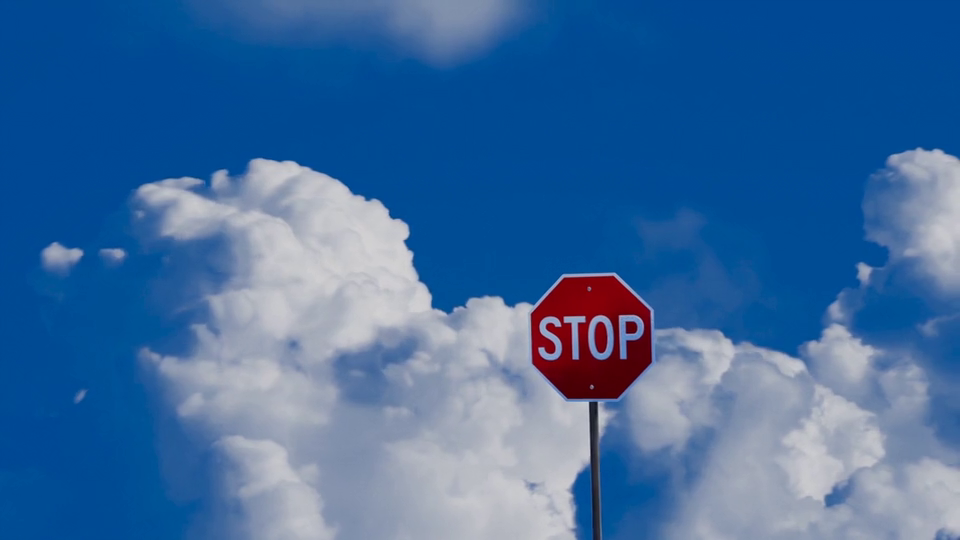
#> input picture frame 99 of stopSign.mp4, 960 x 540 px
$ python detectStopSign.py
#> lines starting #> are read from the running program, lines starting #| are printed output that depends on the picture; after the words box and inside, x2 and y2 are one past the last pixel; in counts of white or black regions, pixels touching at a corner belong together
import numpy as np
from cv2 import cv2
import os
from time import sleep


cascade = cv2.CascadeClassifier('cascade.xml')
video = cv2.VideoCapture('stopSign.mp4')   #<- Video Path

while True:
    if not video.isOpened():
        print("There's no video!")
        sleep(5)
        pass

    ret, frame = video.read()
#> frame is the input picture: shape (540, 960, 3); mean B, G, R 158.3, 107.5, 62.5

    gray_frame = cv2.cvtColor(frame, cv2.COLOR_BGR2GRAY)
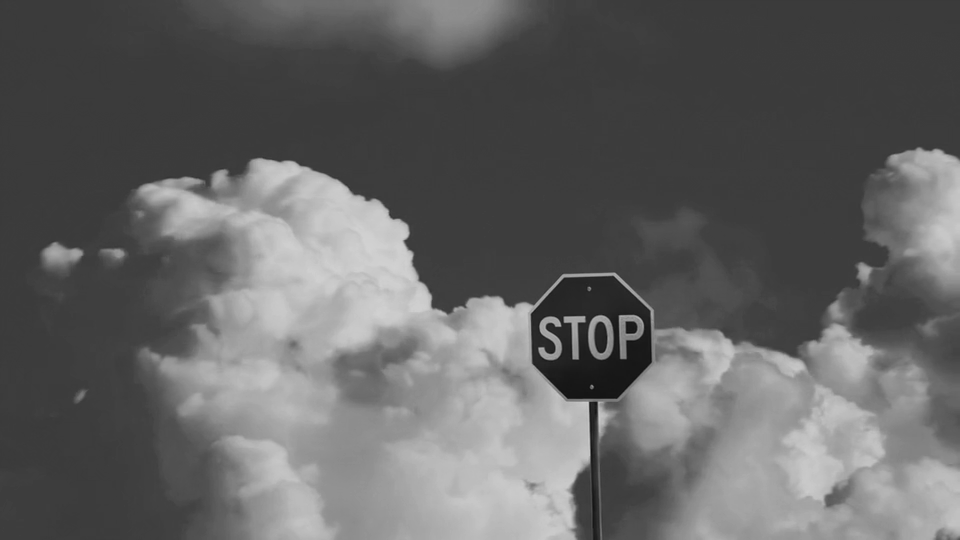
#> gray_frame: shape (540, 960); min 16, max 211, mean 99.7

    objectDetection = cascade.detectMultiScale(gray_frame, scaleFactor=1.1, minNeighbors=3, minSize=(24,24))
#> objectDetection = [[522, 268, 138, 138]]

    for(x, y, w, h) in objectDetection:
        cv2.rectangle(frame, (x,y), (x+w, y+h), (255,0,255), 2)
        rectCenterYaw = (x + (w/2))
        rectCenterPitch = (y + (h/2))
#> this loop made 1 pass
#> (x, y, w, h, rectCenterYaw, rectCenterPitch) on pass 1: (522, 268, 138, 138, 591, 337)
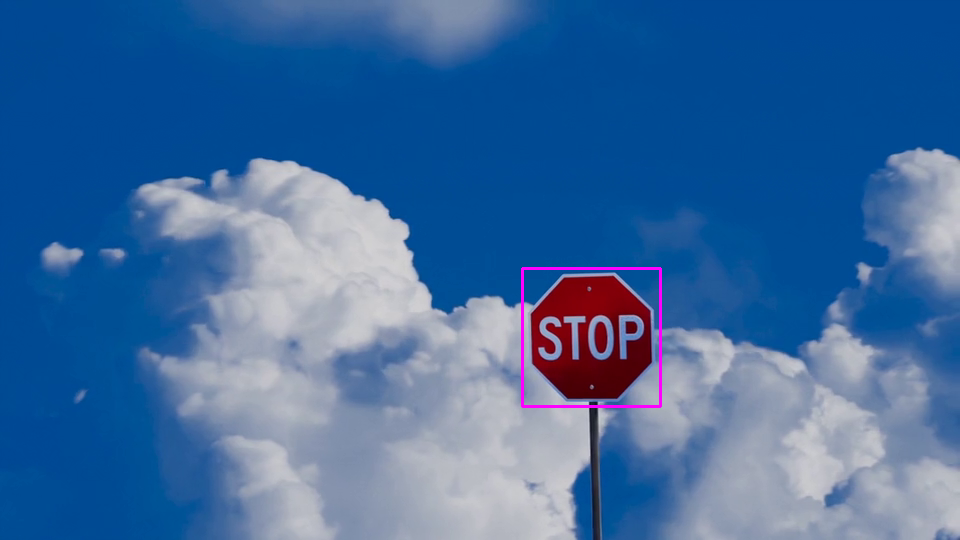
#> frame: shape (540, 960, 3); 0.32% of pixels changed, all inside (x1, y1, x2, y2) = (521, 267, 662, 408)

    cv2.imshow('Video', frame)

    if(cv2.waitKey(1) == ord('q')):
#> (key q is pressed here)
        break


video.release()
cv2.destroyAllWindows()

$ run again, starting later in the video
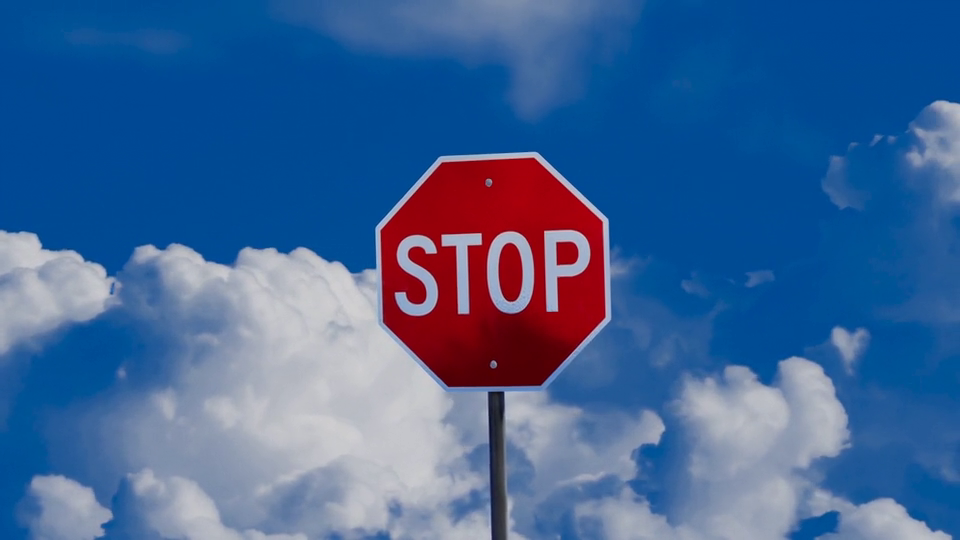
#> input picture frame 448 of stopSign.mp4, 960 x 540 px
#> frame is the input picture: shape (540, 960, 3); mean B, G, R 150.1, 100.5, 64.2
#> `gray_frame = cv2.cvtColor(frame, cv2.COLOR_BGR2GRAY)`:
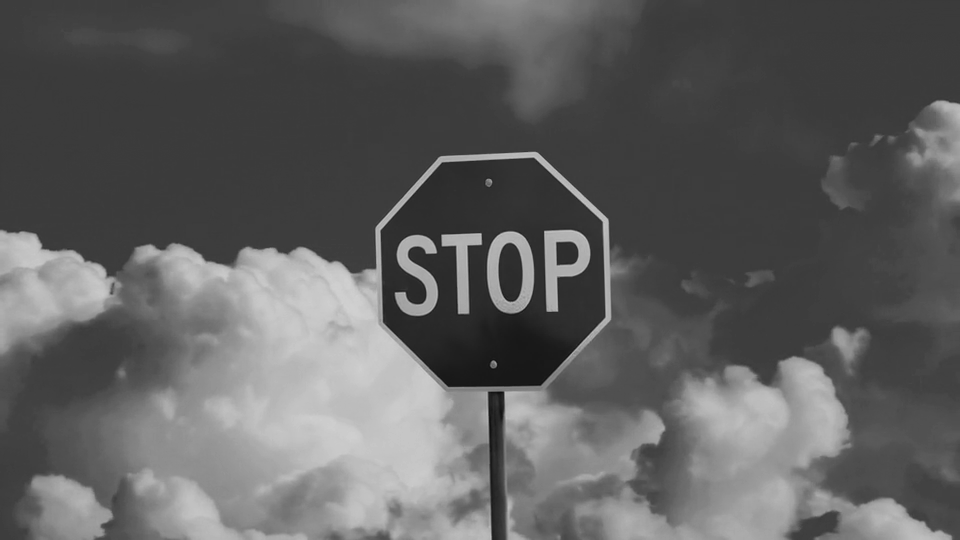
#> gray_frame: shape (540, 960); min 14, max 209, mean 95.2
#> objectDetection = [[366, 146, 257, 257]]
#> the loop `for(x, y, w, h) in objectDetection:` made 1 pass
#> (x, y, w, h, rectCenterYaw, rectCenterPitch) on pass 1: (366, 146, 257, 257, 494.5, 274.5)
#> after the loop `for(x, y, w, h) in objectDetection:`:
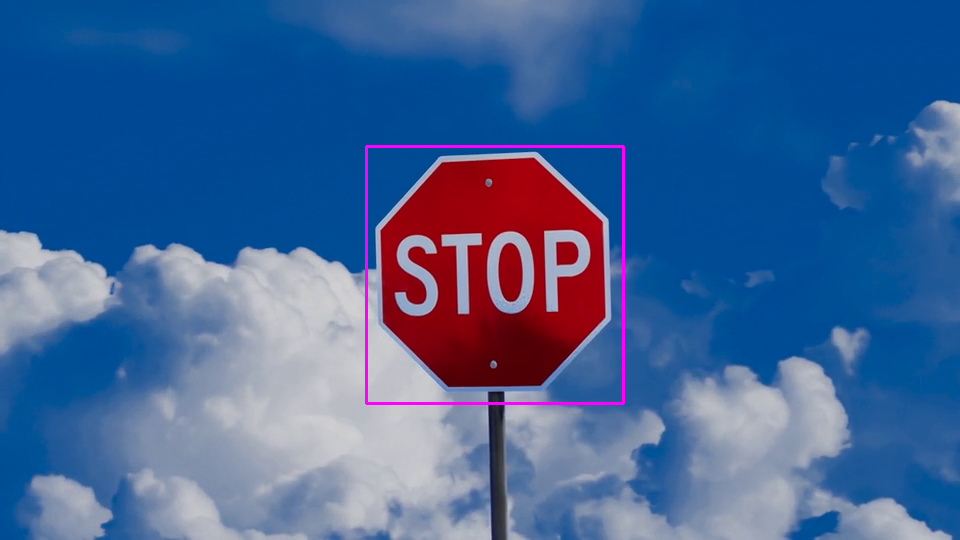
#> frame: shape (540, 960, 3); 0.59% of pixels changed, all inside (x1, y1, x2, y2) = (365, 145, 625, 405)

$ run again, starting later in the video
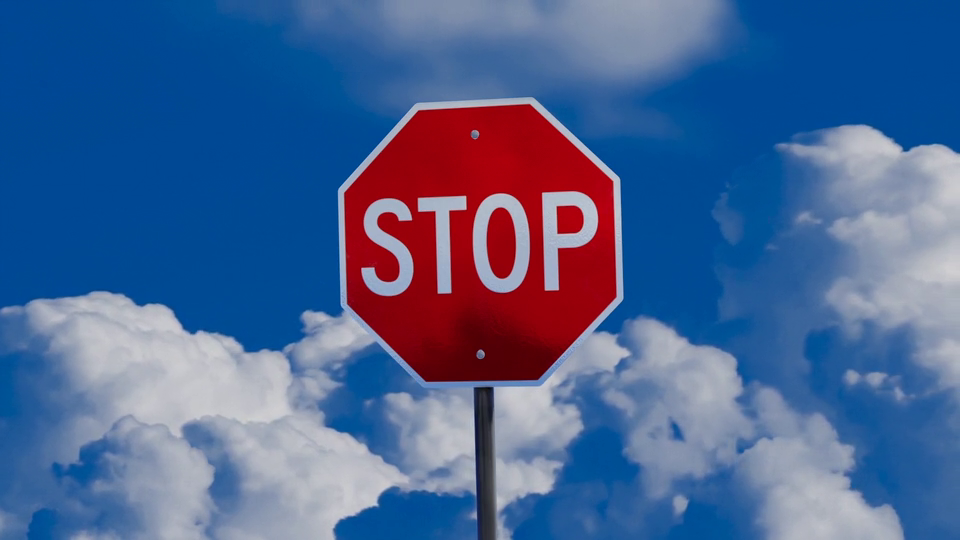
#> input picture frame 796 of stopSign.mp4, 960 x 540 px
#> frame is the input picture: shape (540, 960, 3); mean B, G, R 146.4, 100.1, 74.3
#> `gray_frame = cv2.cvtColor(frame, cv2.COLOR_BGR2GRAY)`:
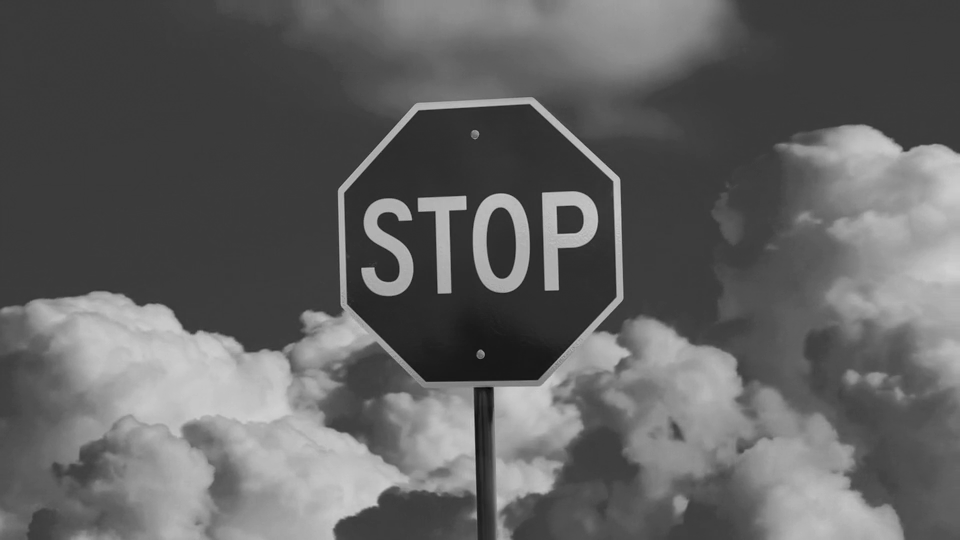
#> gray_frame: shape (540, 960); min 5, max 209, mean 97.6
#> objectDetection = [[335, 92, 302, 302]]
#> the loop `for(x, y, w, h) in objectDetection:` made 1 pass
#> (x, y, w, h, rectCenterYaw, rectCenterPitch) on pass 1: (335, 92, 302, 302, 486, 243)
#> after the loop `for(x, y, w, h) in objectDetection:`:
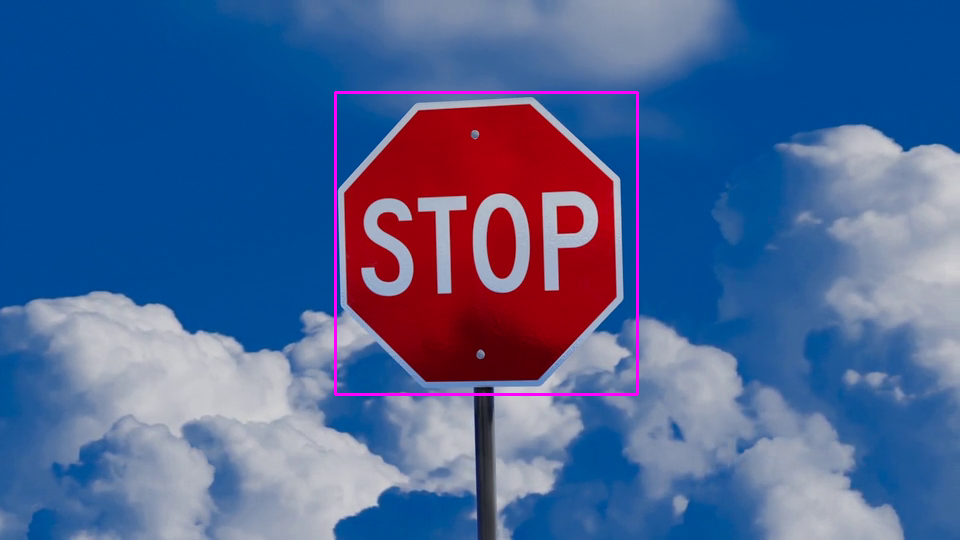
#> frame: shape (540, 960, 3); 0.7% of pixels changed, all inside (x1, y1, x2, y2) = (334, 91, 639, 396)
